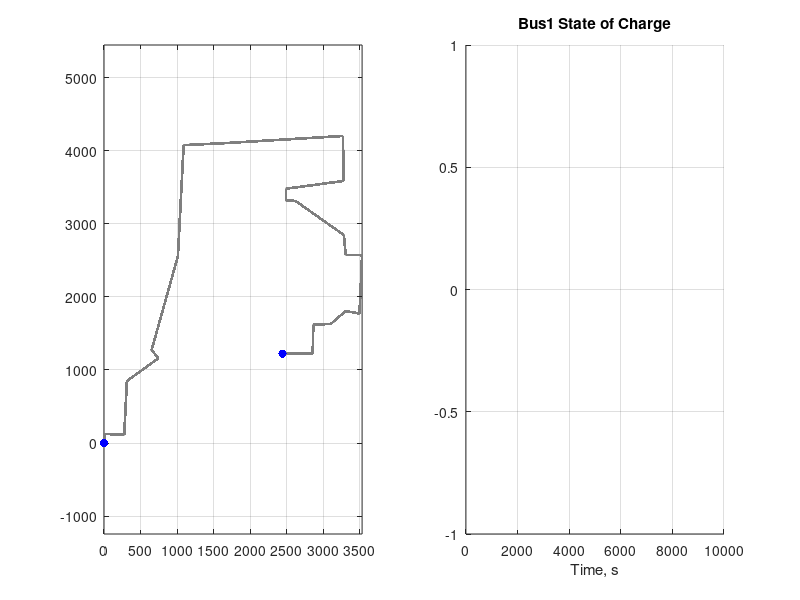

This chart was generated by the following MATLAB code: (Note: this script raises an error after producing the figure.)
clc; clear; close all

load('MAP.mat');
load('SpeedProfile.mat');
load('SAMmodel.mat');
load('SOC_OCV_pack_coe.mat');

% need to make a few more variables global (thermal params, number of
% parallel/series cells, and maybe a few more)
global Param
Param.SOC_setpoint = 0.9;

%% Simulation parameters

Nsim = 10000;

%% Figure parameters

figure
subplot(1,2,1)
plot(PATH(1,:),PATH(2,:),'k','linewidth',2);axis equal;grid on;hold on

subplot(1,2,2)
xlabel('Time, s'); title('Bus1 State of Charge'); hold on; grid on; 
xlim([0 Nsim]); ylim([-1 1])

%% Bus stop location

BusStop_idx = [1, 243246];
for j = 1:length(BusStop_idx)
    subplot(1,2,1)
    scatter(PATH(1,BusStop_idx(j)),PATH(2,BusStop_idx(j)),'b','filled')
end

%% Simulation initialization
Init.Distance     = 0;
Init.Position_idx = 1;
Init.direction    = 0;
Init.isRunning    = 1;
Init.dz     = 0; 
Init.dVc    = 0;
Init.SOC    = 1;
Init.Vc     = 0;
Init.i_last = 0;
Init.e      = 0;
Init.dTc    = 0;
Init.dTs    = 0;
Init.Tc     = 25;
Init.Ts     = 25;
Bus1 = Bus(Init);

k = 1;

for i = 1:Nsim
    Bus1.updatePosition(PATH, VELOCITY, i);
    Bus1.updateSOC();
    Bus1.updateState(BusStop_idx);
    
    if Bus1.isRunning == 0
        [Bus1.X, y, ocv, u] = MPC_pack(Bus1.X, model, coe);
        if abs(Bus1.SOC - Param.SOC_setpoint) < 0.001
            Bus1.isRunning = 1;
        end
        Y(:,k) = y;
        OCV(:,k) = ocv;
        k = k + 1;
    end
    
    Bus1.graph(i, 1, 2);
    drawnow;
    delete(Bus1.graph_handle);
end

